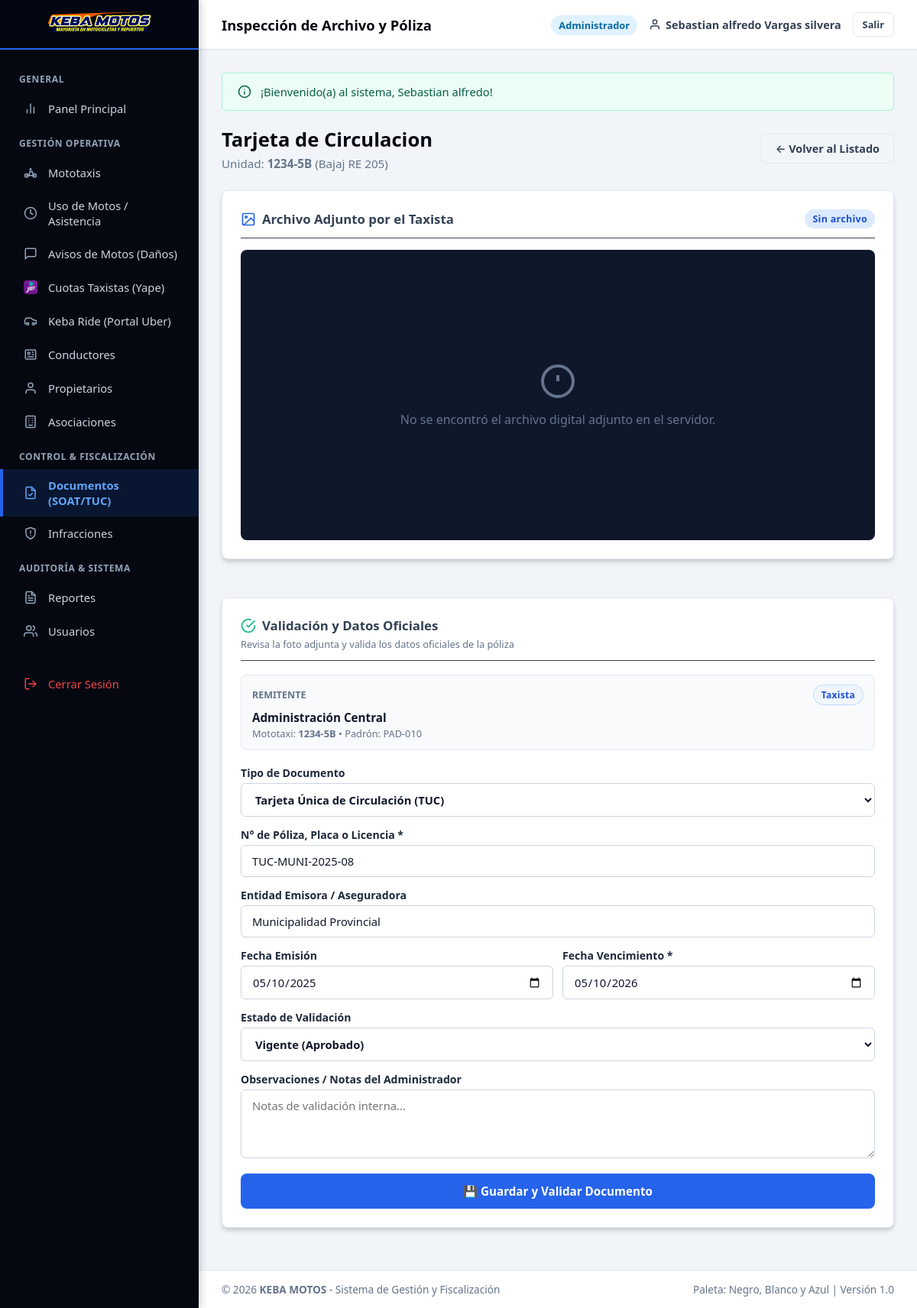
/vista/documentos/ver_documento.php?id=2 (signed in), run on the app's committed database.
### tables this page shows
CREATE TABLE `documentos_vehiculo` (
  `id_documento` INT AUTO_INCREMENT PRIMARY KEY,
  `id_vehiculo` INT NOT NULL,
  `id_usuario` INT NULL,
  `remitente_nombre` VARCHAR(150) NULL,
  `tipo_documento` ENUM('SOAT', 'Tarjeta de Propiedad', 'Tarjeta de Circulacion', 'Licencia de Conducir', 'Revision Tecnica', 'Seguro Municipal', 'Otro') NOT NULL,
  `numero_documento` VARCHAR(50) NOT NULL,
  `entidad_emisora` VARCHAR(100) NULL,
  `fecha_emision` DATE NOT NULL,
  `fecha_vencimiento` DATE NOT NULL,
  `archivo_digital` VARCHAR(255) NULL,
  `estado` ENUM('Vigente', 'Por Vencer', 'Vencido') DEFAULT 'Vigente',
  `observaciones` TEXT NULL,
  `created_at` TIMESTAMP DEFAULT CURRENT_TIMESTAMP,
  `updated_at` TIMESTAMP DEFAULT CURRENT_TIMESTAMP ON UPDATE CURRENT_TIMESTAMP,
  CONSTRAINT `fk_docs_vehiculo` FOREIGN KEY (`id_vehiculo`) REFERENCES `vehiculos` (`id_vehiculo`) ON UPDATE CASCADE ON DELETE CASCADE
);

CREATE TABLE `vehiculos` (
  `id_vehiculo` INT AUTO_INCREMENT PRIMARY KEY,
  `placa` VARCHAR(10) NOT NULL UNIQUE,
  `numero_padron` VARCHAR(20) NULL,
  `marca` VARCHAR(50) NOT NULL,
  `modelo` VARCHAR(50) NULL,
  `color` VARCHAR(50) NOT NULL,
  `anio_fabricacion` YEAR NULL,
  `numero_motor` VARCHAR(50) NULL,
  `numero_chasis` VARCHAR(50) NULL,
  `id_propietario` INT NOT NULL,
  `id_asociacion` INT NULL,
  `foto` VARCHAR(255) NULL,
  `es_empresa` TINYINT(1) DEFAULT 1,
  `fecha_proxima_revision` DATE NULL,
  `estado_limpieza` ENUM('Excelente', 'Limpia', 'Regular', 'Requiere Lavado') DEFAULT 'Limpia',
  `estado_mecanico` ENUM('Operativo', 'Con Observaciones', 'En Mantenimiento', 'Taller') DEFAULT 'Operativo',
  `observaciones_danos` TEXT NULL,
  `estado` ENUM('Activo', 'Inactivo', 'De Baja', 'Observado') DEFAULT 'Activo',
  `created_at` TIMESTAMP DEFAULT CURRENT_TIMESTAMP,
  `updated_at` TIMESTAMP DEFAULT CURRENT_TIMESTAMP ON UPDATE CURRENT_TIMESTAMP,
  CONSTRAINT `fk_vehiculos_propietarios` FOREIGN KEY (`id_propietario`) REFERENCES `propietarios` (`id_propietario`) ON UPDATE CASCADE,
  CONSTRAINT `fk_vehiculos_asociaciones` FOREIGN KEY (`id_asociacion`) REFERENCES `asociaciones` (`id_asociacion`) ON UPDATE CASCADE ON DELETE SET NULL
);

### vista/documentos/ver_documento.php (the view, shortened to what the rows shown need)
<?php
require_once dirname(__DIR__) . '/plantillas/header.php';
require_once dirname(__DIR__) . '/plantillas/navbar.php';
require_once dirname(dirname(__DIR__)) . '/modelos/Documento.php';
require_once dirname(dirname(__DIR__)) . '/modelos/Vehiculo.php';
$id = (int)($_GET['id'] ?? 0);
$docMod = new Documento();
$d = $docMod->obtenerPorId($id);
$vehMod = new Vehiculo();
$vehiculo = $vehMod->obtenerPorId($d['id_vehiculo']);
?>
<div class="page-header" style="display: flex; justify-content: space-between; align-items: center; flex-wrap: wrap; gap: 15px;">
    <div>
        <h1 class="page-title"><?= htmlspecialchars($d['tipo_documento']) ?></h1>
        <p class="page-subtitle">
            Unidad: <strong><?= htmlspecialchars($vehiculo['placa'] ?? 'Placa desconocida') ?></strong> (<?= htmlspecialchars(($vehiculo['marca'] ?? '') . ' ' . ($vehiculo['modelo'] ?? '')) ?>)
        </p>
    </div>
</div>
<div class="row">
    <div class="col-12 col-lg-5">
        <div class="card" style="box-shadow: 0 4px 6px -1px rgba(0,0,0,0.2);">
            <div style="background: #f8fafc; border: 1px solid #e2e8f0; border-radius: 8px; padding: 12px 14px; margin-bottom: 20px;">
                <div style="display: flex; justify-content: space-between; align-items: center; margin-bottom: 6px;">
                    <span style="font-size: 0.78rem; color: #64748b; font-weight: 600; text-transform: uppercase;">Remitente</span>
                    <span class="badge" style="background: #eff6ff; color: #1d4ed8; font-size: 0.75rem; border: 1px solid #bfdbfe;">Taxista</span>
                </div>
                <div style="font-weight: 700; color: #0f172a; font-size: 0.95rem;">
                    <?= htmlspecialchars($d['remitente_nombre'] ?? 'Administración Central') ?>
                </div>
                <div style="font-size: 0.8rem; color: #64748b; margin-top: 2px;">
                    Mototaxi: <strong><?= htmlspecialchars($vehiculo['placa'] ?? '-') ?></strong> &bull; Padrón: <?= htmlspecialchars($vehiculo['numero_padron'] ?? '-') ?>
                </div>
            </div>
            <form action="<?= controladorUrl('documento_controlador.php') ?>" method="POST">
                <div class="form-group" style="margin-bottom: 14px;">
                    <label for="tipo_documento" style="font-weight: 600; font-size: 0.88rem; margin-bottom: 4px; display: block;">Tipo de Documento</label>
                    <select name="tipo_documento" id="tipo_documento" class="form-control" required style="font-weight: 600;">
                        <option value="Tarjeta de Circulacion" <?= $d['tipo_documento'] === 'Tarjeta de Circulacion' ? 'selected' : '' ?>>Tarjeta Única de Circulación (TUC)</option>
                    </select>
                </div>
                <div class="form-group" style="margin-bottom: 14px;">
                    <label for="numero_documento" style="font-weight: 600; font-size: 0.88rem; margin-bottom: 4px; display: block;">N° de Póliza, Placa o Licencia *</label>
                    <input type="text" name="numero_documento" id="numero_documento" class="form-control" value="<?= htmlspecialchars($d['numero_documento']) ?>" required placeholder="Ej: SOAT-2026-98124 o Q-61205626">
                </div>
                <div class="form-group" style="margin-bottom: 14px;">
                    <label for="entidad_emisora" style="font-weight: 600; font-size: 0.88rem; margin-bottom: 4px; display: block;">Entidad Emisora / Aseguradora</label>
                    <input type="text" name="entidad_emisora" id="entidad_emisora" class="form-control" value="<?= htmlspecialchars($d['entidad_emisora'] ?? '') ?>" placeholder="Ej: La Positiva, Pacífico, MTC, Municipalidad...">
                </div>
                <div style="display: grid; grid-template-columns: 1fr 1fr; gap: 12px; margin-bottom: 14px;">
                    <div class="form-group">
                        <label for="fecha_emision" style="font-weight: 600; font-size: 0.88rem; margin-bottom: 4px; display: block;">Fecha Emisión</label>
                        <input type="date" name="fecha_emision" id="fecha_emision" class="form-control" value="<?= htmlspecialchars($d['fecha_emision'] ?? date('Y-m-d')) ?>">
                    </div>
                    <div class="form-group">
                        <label for="fecha_vencimiento" style="font-weight: 600; font-size: 0.88rem; margin-bottom: 4px; display: block;">Fecha Vencimiento *</label>
                        <input type="date" name="fecha_vencimiento" id="fecha_vencimiento" class="form-control" value="<?= htmlspecialchars($d['fecha_vencimiento'] ?? date('Y-m-d', strtotime('+1 year'))) ?>" required>
                    </div>
                </div>
                <div class="form-group" style="margin-bottom: 14px;">
                    <label for="estado" style="font-weight: 600; font-size: 0.88rem; margin-bottom: 4px; display: block;">Estado de Validación</label>
                    <select name="estado" id="estado" class="form-control" style="font-weight: 600;">
                        <option value="Vigente" <?= $d['estado'] === 'Vigente' ? 'selected' : '' ?>>Vigente (Aprobado)</option>
                    </select>
                </div>
            </form>
        </div>
    </div>
</div>
<?php require_once dirname(__DIR__) . '/plantillas/footer.php'; ?>

### data on the page
documentos_vehiculo: tipo_documento "Tarjeta de Circulacion", remitente_nombre "Administración Central", tipo_documento "Tarjeta Única de Circulación (TUC)", numero_documento "TUC-MUNI-2025-08", entidad_emisora "Municipalidad Provincial", fecha_emision "05/10/2025", fecha_vencimiento "05/10/2026", estado "Vigente (Aprobado)"
vehiculos: placa "1234-5B", marca+modelo "Bajaj RE 205", numero_padron "PAD-010"

### other printed values
$subtituloNavbar "Inspección de Archivo y Póliza"
$usuarioActivo['rol_nombre'] "Administrador"
$nombreUsuario "Sebastian alfredo Vargas silvera"
$flash['mensaje'] "¡Bienvenido(a) al sistema, Sebastian alfredo!"
